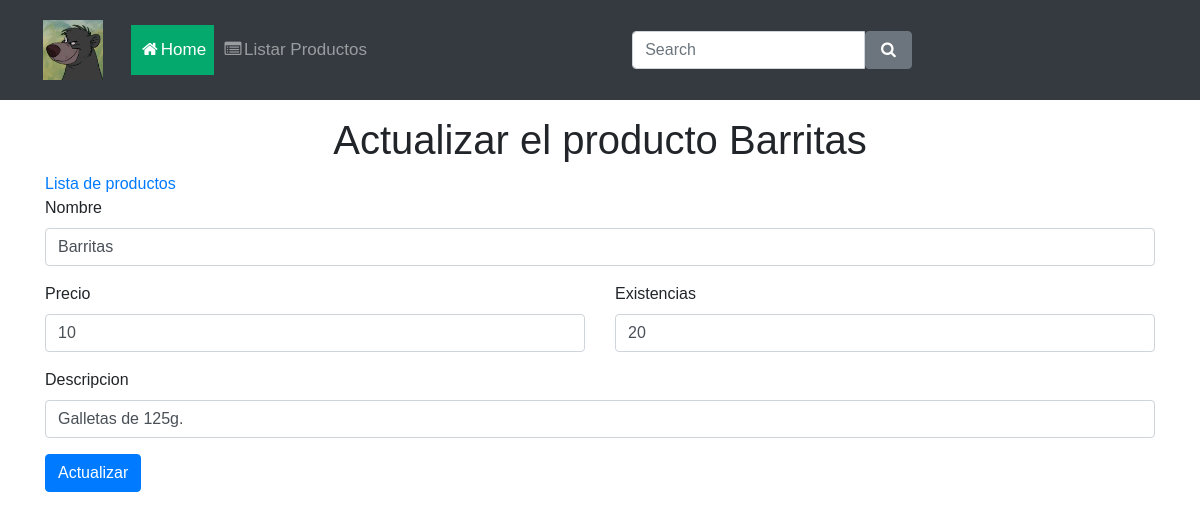
The app's page /frontend/crud_tienda/actualizar_productos.php?id_producto=2 with its own data.
### tables this page shows
CREATE TABLE producto(
       id_producto integer  primary key AUTOINCREMENT not null,
       producto varchar(100) not null,
       precio_venta decimal(11,2) not null,
       existencias integer not null,
       descripcion varchar(256) null
);

### frontend/crud_tienda/actualizar_productos.php (the view, shortened to what this page needs)
<?php
    include '../templates/conexion.php';
    $id_producto = $_GET["id_producto"];
    $resultado = $db->query("SELECT * from producto where id_producto='$id_producto';");
    while ($row = $resultado->fetchArray()) {
        $nombre         = $row["producto"];
        $precio_venta   = $row["precio_venta"];
        $existencias    = $row["existencias"];
        $descripcion    = $row["descripcion"];
    }
?>
<!DOCTYPE html>
<html>
    <head>
        <link rel="stylesheet" href="https://maxcdn.bootstrapcdn.com/bootstrap/4.5.2/css/bootstrap.min.css">
        <link rel="stylesheet" type="text/css" href="../../backend/css/styles.css" media="screen"/>
        <link rel="stylesheet" href="https://cdnjs.cloudflare.com/ajax/libs/font-awesome/4.7.0/css/font-awesome.min.css">
  </head>
  <body>
    <nav class="navbar navbar-expand-lg navbar-dark bg-dark">
      <div class="container-fluid">
        <a href="../index.php" class="navbar-brand">
          <img src="../imagenes/logo.jpg" height="60" alt="Abarrotes BaLu">
        </a>
        <div class="collapse navbar-collapse justify-content-between" id="navbarCollapse">
          <div class="navbar-nav">
            <a href="../../index.php" class="nav-item nav-link active"><i class="fa fa-fw fa-home"></i>Home</a>
            <a href="listar_productos.php" class="nav-item nav-link"><i class="fa fa-fw fa-list-alt"></i>Listar Productos</a>
          </div>
          <form class="d-flex">
            <div class="input-group">
              <input type="text" class="form-control" placeholder="Search">
              <button type="button" class="btn btn-secondary"><i class="fa fa-fw fa-search"></i></button>
            </div>
          </form>
        </div>
      </div>
    </nav>
    <div class="container mt-3">
        <div class="jumbtron">
            <center><h1>Actualizar el producto <?php echo $nombre ?></h1></center>
            <a href="listar_productos.php">Lista de productos</a>
            <form action='actualizar.php' method='POST'>
                <div class='form-group'>
                    <label for='nombre'>Nombre</label>
                    <input type='text'  class='form-control' id='nombre' name='nombre' aria-describedby='nombre' value='<?php echo $nombre ?>'>
                </div>
                <div class="row">
                    <div class="form-group col-sm-6">
                        <label for='precio_venta'>Precio</label>
                        <input type='number'  class='form-control' id='precio_venta' name='precio_venta' aria-describedby='precio_venta' value='<?php echo $precio_venta ?>'>
                    </div>
                    <div class="form-group col-sm-6">
                        <label for='existencias'>Existencias</label>
                        <input type='number'  class='form-control' id='existencias' name='existencias' aria-describedby='existencias' value='<?php echo $existencias ?>'>
                    </div>
                </div>
                <div class='form-group'>
                    <label for='descripcion'>Descripcion</label>
                    <input type='text'  class='form-control' id='descripcion' name='descripcion' aria-describedby='descripcion' value='<?php echo $descripcion ?>'>
                </div>
                <button type='submit' class='btn btn-primary'>Actualizar</button>
            </form>
                </div>
            </div>
    </body>
</html>

### backend/css/styles.css (style rules this page uses)
body { font-family: Arial, Helvetica, sans-serif; }
.navbar { width: 100%; background-color: #555; overflow: visible; }
.navbar a { float: left; padding: 12px; color: white; text-decoration: none; font-size: 17px; }
.active { background-color: #04AA6D; }

### records on screen
producto: producto "Barritas", nombre "Barritas", precio_venta "10", existencias "20", descripcion "Galletas de 125g."
